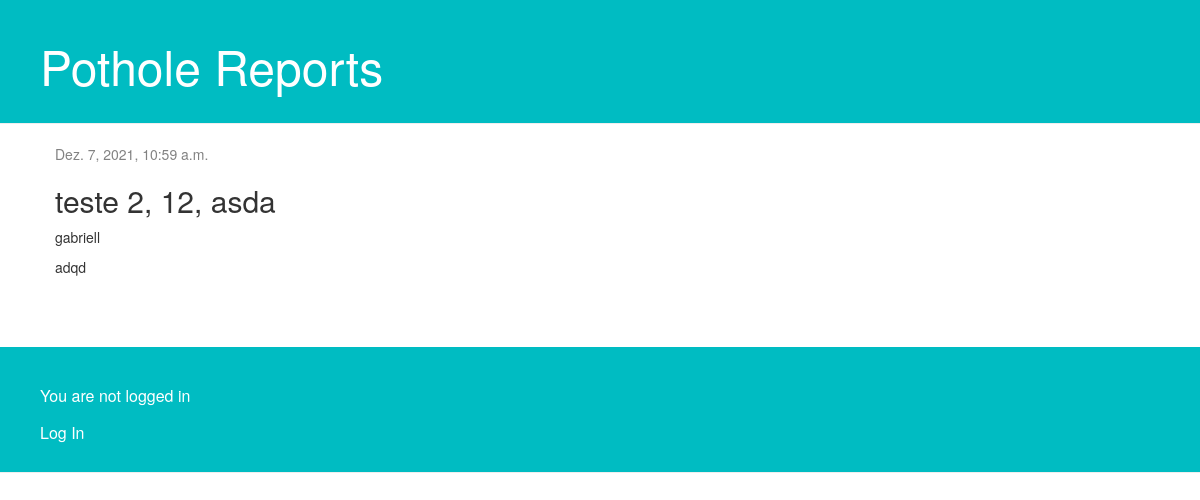
Page /report/3/ on the committed database.
### report/models.py (models this page shows, shortened)
class Report(models.Model):
    author = models.ForeignKey(settings.AUTH_USER_MODEL, on_delete=models.CASCADE)
    street = models.TextField()
    number = models.IntegerField()
    district = models.TextField()
    address = models.TextField()
    description = models.TextField()
    created_date = models.DateTimeField(default=timezone.now)
    published_date = models.DateTimeField(blank=True, null=True)

### report/views.py (the view)
# urls.py: path('report/<int:pk>/', views.report_detail, name='report_detail'),
def report_detail(request, pk):
    report = get_object_or_404(Report, pk=pk)
    return render(request, 'report/report_detail.html', {'report': report})

### report/templates/report/report_detail.html (shortened to what this page needs)
{% extends 'report/base.html' %}
{% block content %}
    <div class="report">
        {% if report.published_date %}
            <div class="date">
                {{ report.published_date }}
            </div>
        {% endif %}
        <h2>{{ report.address }}</h2>
        <p>{{ report.author }}</p>
        <p>{{ report.description|linebreaksbr }}</p>
    </div>
{% endblock %}

### report/static/css/report.css (style rules this page uses)
.date { color: #828282; }
.report { margin-bottom: 70px; }

### rows in the picture
Report: published_date "Dez. 7, 2021, 10:59 a.m.", address "teste 2, 12, asda", author "gabriell", description "adqd"
